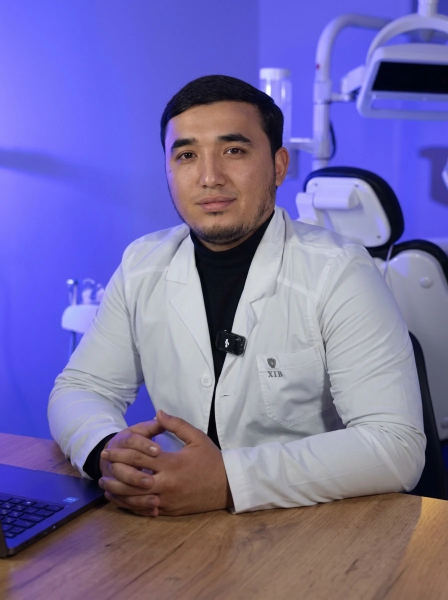
#> input picture frontend/src/assets/dr_olimjon_clinic.webp, 896 x 1200 px (shown at 1/2 size)
$ python generate_og.py
#> lines starting #> are read from the running program, lines starting #| are printed output that depends on the picture
import math
from PIL import Image, ImageDraw, ImageFont

W, H = 1200, 630

# Base canvas
base = Image.new('RGBA', (W, H), (14, 38, 68, 255))
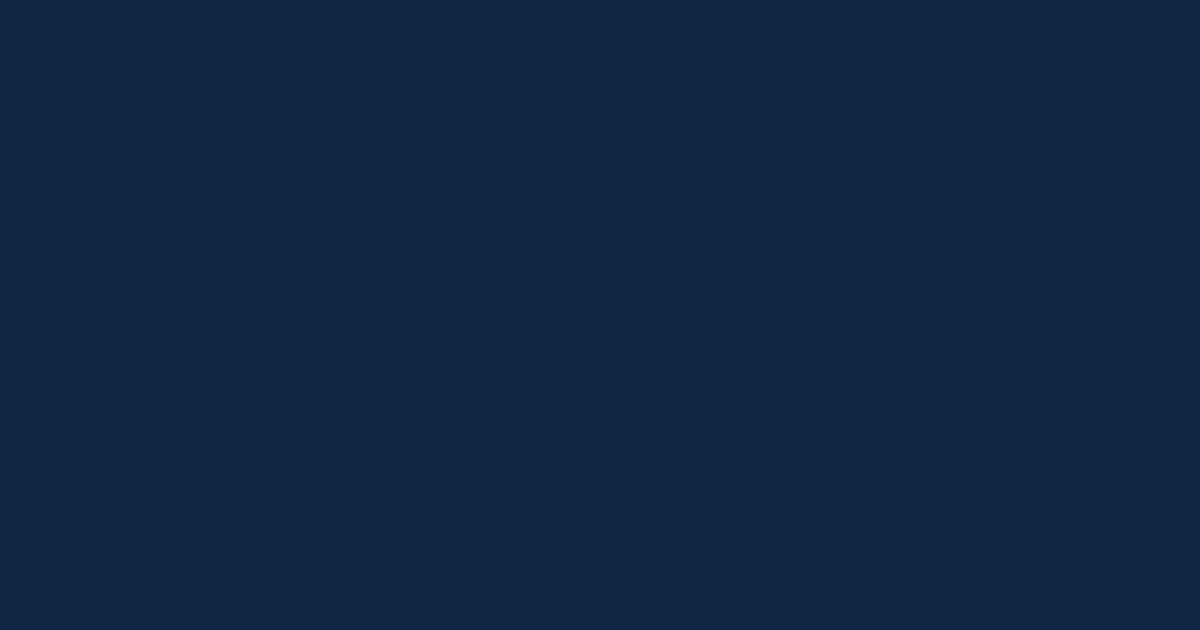
#> base: PIL image 1200x630 RGBA; mean R, G, B, A 14, 38, 68, 255
draw = ImageDraw.Draw(base)

# Rich luxury background gradient matching dentist-olimjon brand palette
for x in range(W):
    t = x / W
    r = int(10 + 12 * t)
    g = int(28 + 26 * t)
    b = int(54 + 48 * t)
    draw.line([(x, 0), (x, H)], fill=(r, g, b, 255))

# Photo blend
doc = Image.open('frontend/src/assets/dr_olimjon_clinic.webp').convert('RGBA')
orig_w, orig_h = doc.size
#> orig_w = 896; orig_h = 1200
crop_box = (0, 30, orig_w, 1150)
#> crop_box = (0, 30, 896, 1150)
doc_cropped = doc.crop(crop_box)
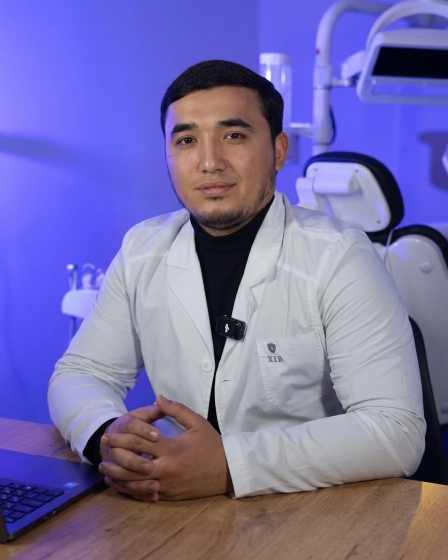
#> doc_cropped: PIL image 896x1120 RGBA (shown at 1/2 size); mean R, G, B, A 119.1, 111.7, 167.5, 255

target_h = 630
scale = target_h / doc_cropped.size[1]
#> scale = 0.562
target_w = int(doc_cropped.size[0] * scale)
#> target_w = 504
doc_resized = doc_cropped.resize((target_w, target_h), Image.Resampling.LANCZOS)
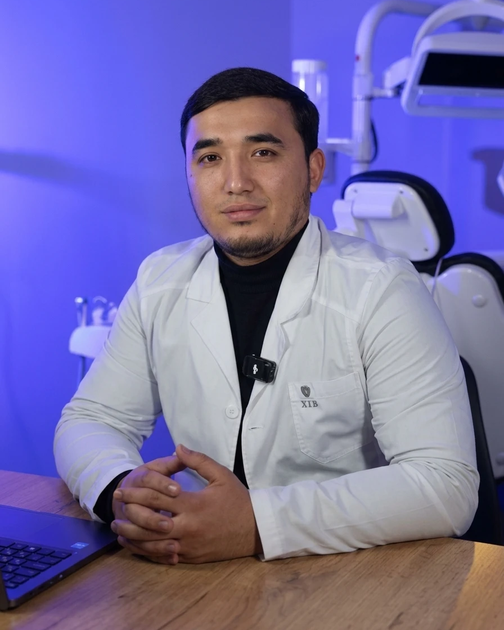
#> doc_resized: PIL image 504x630 RGBA; mean R, G, B, A 119.1, 111.7, 167.5, 255

paste_x = W - target_w
#> paste_x = 696

mask = Image.new('L', (target_w, target_h), 255)
#> mask: PIL image 504x630 L; every value is 255
blend_width = int(target_w * 0.45)
#> blend_width = 226
for x in range(target_w):
    if x < blend_width:
        v = x / blend_width
        alpha = int(255 * (0.5 - 0.5 * math.cos(v * math.pi)))
        for y in range(target_h):
            mask.putpixel((x, y), alpha)
    else:
        for y in range(target_h):
            mask.putpixel((x, y), 255)
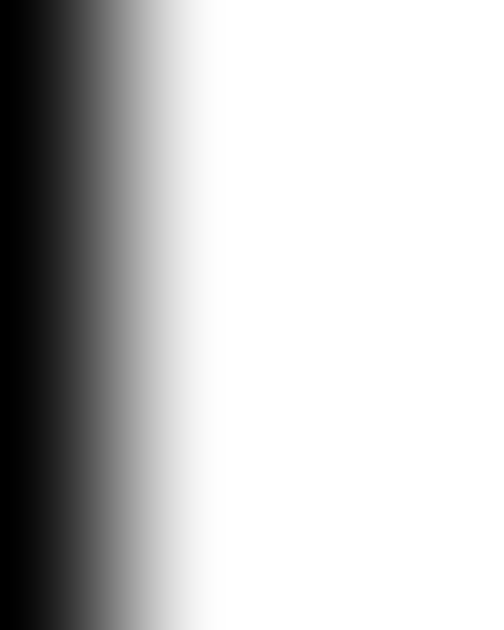
#> mask: PIL image 504x630 L; min 0, max 255, mean 197.4

base.paste(doc_resized, (paste_x, 0), mask)
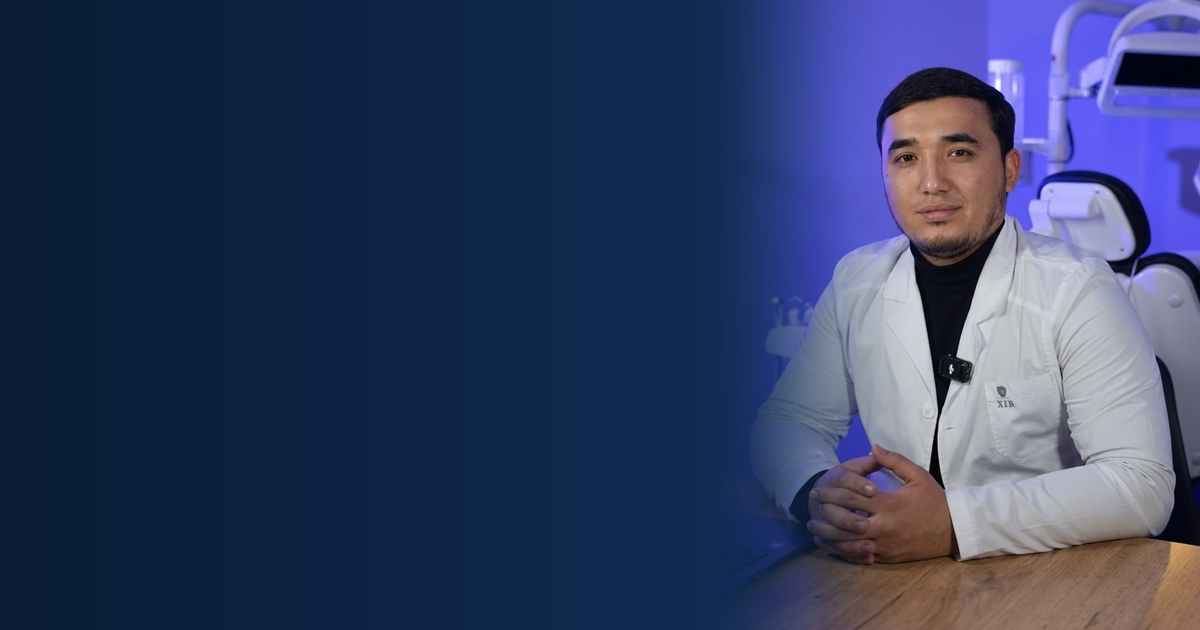
#> base: PIL image 1200x630 RGBA; mean R, G, B, A 49.4, 62.2, 98, 255

# Redraw on composite
draw = ImageDraw.Draw(base)

# Top gold accent line
gold_color = (229, 186, 115, 255) # #e5ba73
draw.rounded_rectangle([75, 68, 200, 72], radius=2, fill=gold_color)

# Clinic logo
#> (the run stopped early here; a loop or call above may not have finished)
